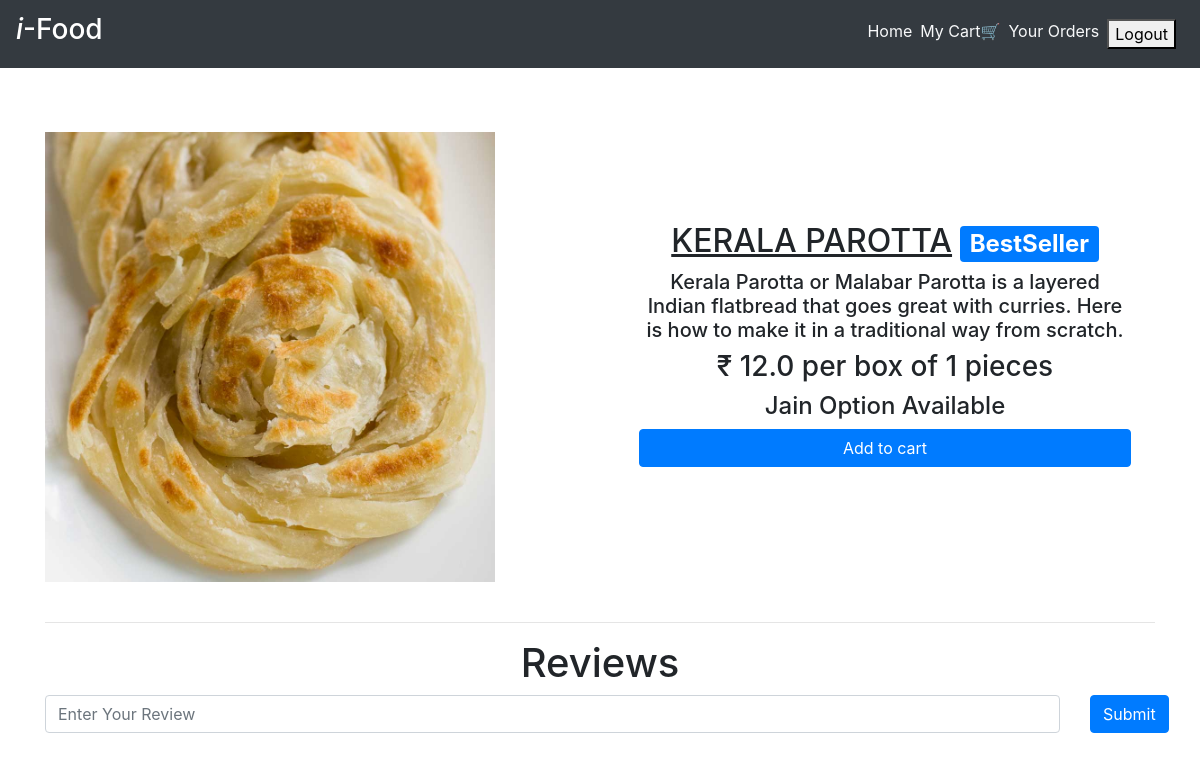
Page /dishes/rahul (signed in) on the committed database.
### main/models.py (models this page shows, shortened)
class Item(models.Model):
    LABELS = (
        ('BestSeller', 'BestSeller'),
        ('New', 'New'),
        ('Spicy🔥', 'Spicy🔥'),
    )
    LABEL_COLOUR = (
        ('danger', 'danger'),
        ('success', 'success'),
        ('primary', 'primary'),
        ('info', 'info')
    )
    title = models.CharField(max_length=150)
    description = models.CharField(max_length=250,blank=True)
    price = models.FloatField()
    pieces = models.IntegerField(default=6)
    instructions = models.CharField(max_length=250,default="Jain Option Available")
    image = models.ImageField(default='default.png', upload_to='images/')
    labels = models.CharField(max_length=25, choices=LABELS, blank=True)
    label_colour = models.CharField(max_length=15, choices=LABEL_COLOUR, blank=True)
    slug = models.SlugField(default="sushi_name")
    created_by = models.ForeignKey(User, on_delete=models.CASCADE)

### main/views.py (the view)
# urls.py: path('dishes/<slug>', views.menuDetail, name='dishes'),
def menuDetail(request, slug):
    item = Item.objects.filter(slug=slug).first()
    reviews = Reviews.objects.filter(rslug=slug).order_by('-id')[:7]
    context = {
        'item' : item,
        'reviews' : reviews,
    }
    return render(request, 'main/dishes.html', context)

### main/templatetags/get_group.py (called while the page is built)
@register.filter(name='has_group')
def has_group(user, group_name):
    return user.groups.filter(name=group_name).exists()

### main/templates/main/dishes.html (shortened to what this page needs)
{% extends "main/layout.html" %}
{% block content %}
<div class="dishes">
  <main class="mt-3 pt-4 main">
    <div class="container dark-grey-text">
      <div class="row wow fadeIn">
        <div class="col-md-6 mb-4">
          <img src="{{ item.image.url }}" class="img-fluid mt-4" alt="">
        </div>
        <div class="col-md-6 mb-4 information">
          <div class="p-4 content">
            <div class="mt-0">
                <h2><u>{{ item.title }}</u><span class="badge badge-{{ item.label_colour }} ml-2">{{ item.labels }}</span></h2>
            </div>
            <div class="lead">
              {% if item.description %}
              <h5>{{ item.description }}</h5>
              {% endif %}
              <h3>₹ {{ item.price }} per box of {{ item.pieces}} pieces</h3>
              <h4>{{ item.instructions }}</h4>
            </div>
            <a href="{% url 'main:add-to-cart' item.slug %}" class="btn btn-primary btn-md my-0 p">Add to cart</a>
          </div>
        </div>
      </div>
      <hr>
    </div>
  </main>
  <div class="container">
    <h1 class="text-center">Reviews</h1>
    <form action="{% url 'main:add_reviews' %}" method="POST" class="mb-3">
      <div class="row">
        <div class="col-sm-11">
          <input type="text" name="review" class="form-control" placeholder="Enter Your Review">
        </div>
        <div class="col-sm-1">
          <button type="submit" class="btn btn-primary">Submit</button>
        </div>
      </div>
    </form>
  </div>
</div>
{% endblock content %}

### main/static/main/styles.css (style rules this page uses)
.dishes .main .container .row img { max-width: 540px; max-height: 450px; width: fit-content; }
.dishes .main .container .row .content { display: flex; flex-direction: column; text-align: center; justify-content: center; }
.dishes .main .container .row .information { display: flex; flex-direction: column; text-align: center; justify-content: center; }

### rows in the picture
Item: image (picture), title "KERALA PAROTTA", labels "BestSeller", description "Kerala Parotta or Malabar Parotta is a layered Indian flatbread that goes great with curries. Here is how to make it in a traditional way from scratch.", price "12.0", pieces "1", instructions "Jain Option Available"
